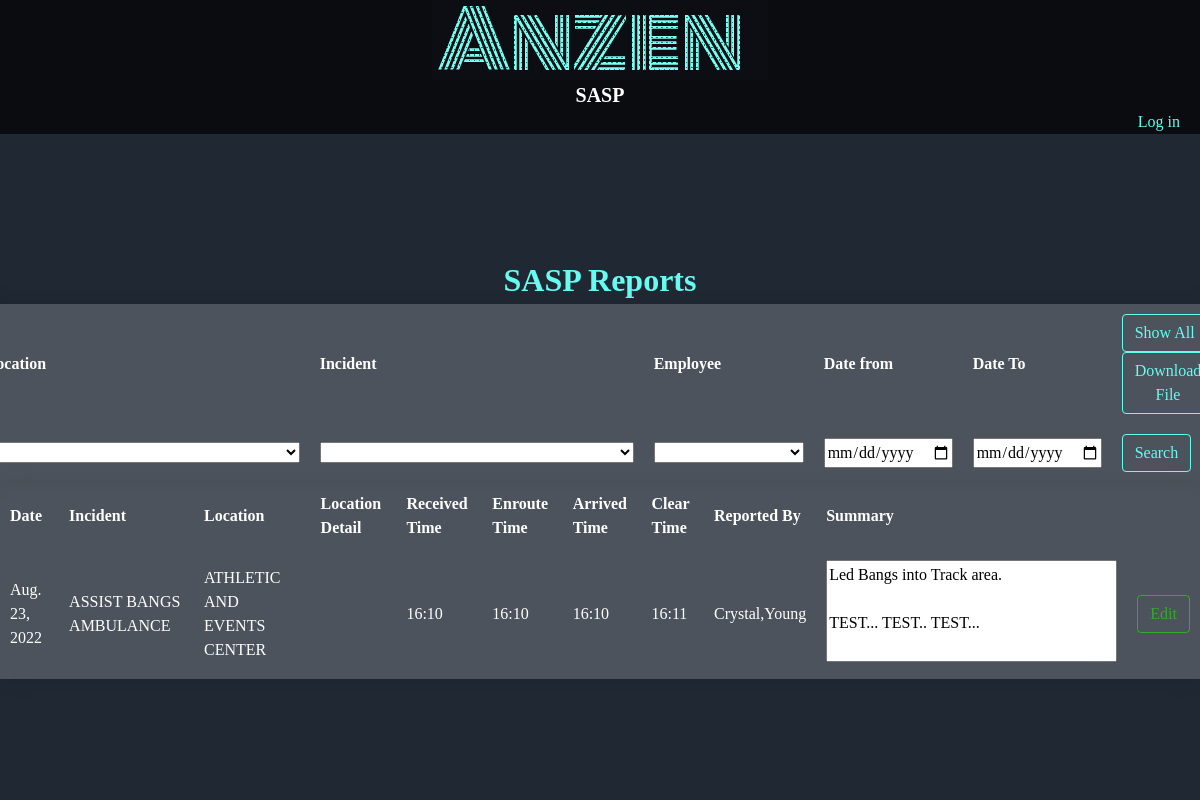
The app's page /viewReport_R/32 with its own data.
### accounts/models.py (models this page shows, shortened)
class incidentReport (models.Model):
    reportedBy  = models.ForeignKey(User,null=False,on_delete=models.PROTECT)
    inceident = models.CharField(max_length=150,null=False)
    date = models.DateField(auto_now=False, auto_now_add=False,null=False)
    receivedTime = models.TimeField(auto_now=False, auto_now_add=False,)
    enrouteTime = models.TimeField(auto_now=False, auto_now_add=False,)
    arivedTime = models.TimeField(auto_now=False, auto_now_add=False,)
    clearTime = models.TimeField(auto_now=False, auto_now_add=False,)
    location = models.CharField(max_length=150,null=False)
    locationDetail = models.CharField(max_length=150, null=True)
    summary = models.TextField()

class User(AbstractBaseUser,PermissionsMixin):
    badgeNo = models.IntegerField(null=True)
    firstName = models.CharField(max_length=50,null=True)
    lastName = models.CharField(max_length=50,null=True)
    dob = models.DateField( auto_now=False, auto_now_add=False,null=True)
    collegeId = models.IntegerField(null=True)
    status = models.CharField(default='Active',max_length=50, choices=[('Active','Active'),('Not Active','Not Active')])
    email = models.EmailField( max_length=254, unique=True)
    position = models.CharField(max_length=150,null=True,default="Probationary Member")
    is_superuser = models.BooleanField(default=False)
    is_staff = models.BooleanField(default=True)
    objects= CustomAccountManager()
    USERNAME_FIELD = 'email'
    def __str__(self):
        ret = str(self.firstName)+","+str(self.lastName)
        return ret

### accounts/views.py (the view, shortened to what this page needs)
# urls.py: path('viewReport_R/<int:reportID>',views.viewReport_R,name='viewReport_R'),
def  viewReport_R (request,reportID):
    locationsAll = models.location.objects.all()
    employees = models.User.objects.filter(status='Active')
    inceidents = models.inceident.objects.all()
    incidentReports=[models.incidentReport.objects.get(id=reportID)]
    hiddenVal=[]
    searchall=0
    if request.POST.get('button') == 'all':
        searchall =1
    return render(request,'accounts/reports/viewReports.html',{'locations':locationsAll,'employees':employees,'inceidents':inceidents,'incidentReports':incidentReports,"hiddenVal":hiddenVal})

### accounts/models.py (called while the page is built)
    def __str__(self):
        return self.inceidentName

    def __str__(self):
        return self.locationName

### accounts/templates/accounts/reports/viewReports.html (shortened to what this page needs)
{% extends 'accounts/index.html' %}
{% block content %}
<div class="accountsDisplay">
    <H1 class="colourBlue">
        SASP Reports
    </H1>
    <div class="reportSearch">
        <form action="" method="POST" class="reportSearchForm">
            <table>
                <tr>
                    <th>Location</th>
                    <th>Incident</th>
                    <th>Employee</th>
                    <th>Date from</th>
                    <th>Date To</th>
                    <th>
                        <button type="submit" class="SearchReportButton" name="button" value="all">Show All</button>
                        {% if incidentReports %}
                        <button type="button" class="SearchReportButton" id="downloadButton" value="" >Download File</button>
                        {% endif %}
                    </th>
                </tr>
                <tr>
                    <td>
                        <select name="Location" id="">
                            <option value="null"></option>
                            {% for location in locations %}
                            <option value="{{location}}">{{location}}</option>
                            {% endfor %}
                        </select>
                    </td>
                    <td>
                        <select name="inceident" id="">
                            <option value="null"></option>
                            {% for inceident in inceidents %}
                            <option value="{{inceident}}">{{inceident}}</option>
                            {% endfor %}
                        </select>
                    </td>
                    <td>
                        <select name="Employee" id="">
                            <option value="null"></option>
                            {% for employee in employees %}
                            <option value="{{employee.id}}">{{employee}}</option>
                            {% endfor %}
                        </select>
                    </td>
                    <td>
                        <input type="date" placeholder="Date from" name="dateFrom">
                    </td>
                    <td>
                        <input type="date" placeholder="Date to" name="dateTo">
                    </td>
                    <td>
                        <button class="SearchReportButton" type="submit" name="button" value="reportSearch">Search</button>
                    </td>
                </tr>
            </table>
        </form>
    </div>
    <table id='data' >
        <tr>
            <th>Date</th>
            <th>Incident</th>
            <th>Location</th>
            <th>Location Detail</th>
            <th>Received Time</th>
            <th>Enroute Time</th>
            <th>Arrived Time</th>
            <th>Clear Time</th>
            <th>Reported By</th>
            <th>Summary</th>
            <th></th>
        </tr>
        {% for incidentReport in incidentReports %}
        <tr>
            <td > {{ incidentReport.date }}</td>
            <td>{{ incidentReport.inceident }}</td>
            <td>{{ incidentReport.location }}</td>
            <td>{{ incidentReport.locationDetail }}</td>
            <td>{{ incidentReport.receivedTime | date:"G:i" }}</td>
            <td>{{ incidentReport.enrouteTime | date:"G:i"  }}</td>
            <td>{{ incidentReport.arivedTime | date:"G:i"  }}</td>
            <td> {{ incidentReport.clearTime | date:"G:i"  }}</td>
            <td>{{ incidentReport.reportedBy }}</td>
            <td>
                <textarea rows="4" cols="30" readonly style="resize: none;">{{ incidentReport.summary }}</textarea>
            </td>
            <td>
                <form  action="" method="POST">
                    <button type="submit" class="editButton" name="edit" value="{{incidentReport.id}}">Edit</button>
                    </form>
            </td>
        </tr>
        {% endfor %}
    </table>
</div>
{% endblock content %}

### accounts/static/accounts.css (style rules this page uses)
*, *::before, *::after { box-sizing: border-box; }
body, h1, h2, h3, h4, p, figure, blockquote, dl, dd { margin: 0; }
body { min-height: 100vh; text-rendering: optimizeSpeed; line-height: 1.5; }
input, button, textarea, select { font: inherit; }
body { display: flex; display: flex; flex-flow:column; height: 100%; }
.accountsDisplay { width: 100%; display: flex; flex-direction: column; justify-content: space-evenly; align-items: center; color:#66fcf1; }
.editButton { cursor: pointer; outline: 0; display: inline-block; font-weight: 400; line-height: 1.5; text-align: center; background-color: transparent; border: 1px solid transparent; padding: 6px 12px; font-size: 1rem; border-radius: .25rem; transition: color .15s ease-in-out,background-color .15s ease-in-out,border-color .15s ease-in-out,box-shadow .15s ease-in-out; color: #24e00b9d; border-color: #24e00b9d; }
table { border-collapse: collapse; overflow: auto; box-shadow: 0 0 20px rgba(0, 0, 0, 0.1); }
th, td { padding: 10px; background-color: rgba(255, 255, 255, 0.2); color: #fff; }
th { text-align: left; }
tbody td { position: relative; }
.SearchReportButton { cursor: pointer; outline: 0; display: inline-block; font-weight: 400; line-height: 1.5; text-align: center; background-color: transparent; border: 1px solid transparent; padding: 6px 12px; font-size: 1rem; border-radius: .25rem; transition: color .15s ease-in-out,background-color .15s ease-in-out,border-color .15s ease-in-out,box-shadow .15s ease-in-out; color: #66fcf1; border-color: #66fcf1; text-decoration: none; }
.colourBlue { color:#66fcf1; }
* { scrollbar-width: auto; scrollbar-color: #66fcf1 #ffffff; }

### records on screen
incidentReport: date "Aug. 23, 2022", inceident "ASSIST BANGS AMBULANCE", location "ATHLETIC AND EVENTS CENTER", receivedTime "16:10", enrouteTime "16:10", arivedTime "16:10", clearTime "16:11", reportedBy "Crystal,Young", summary "Led Bangs into Track area. TEST... TEST.. TEST...", {{ incidentReport.id }} 32 (drawn)
